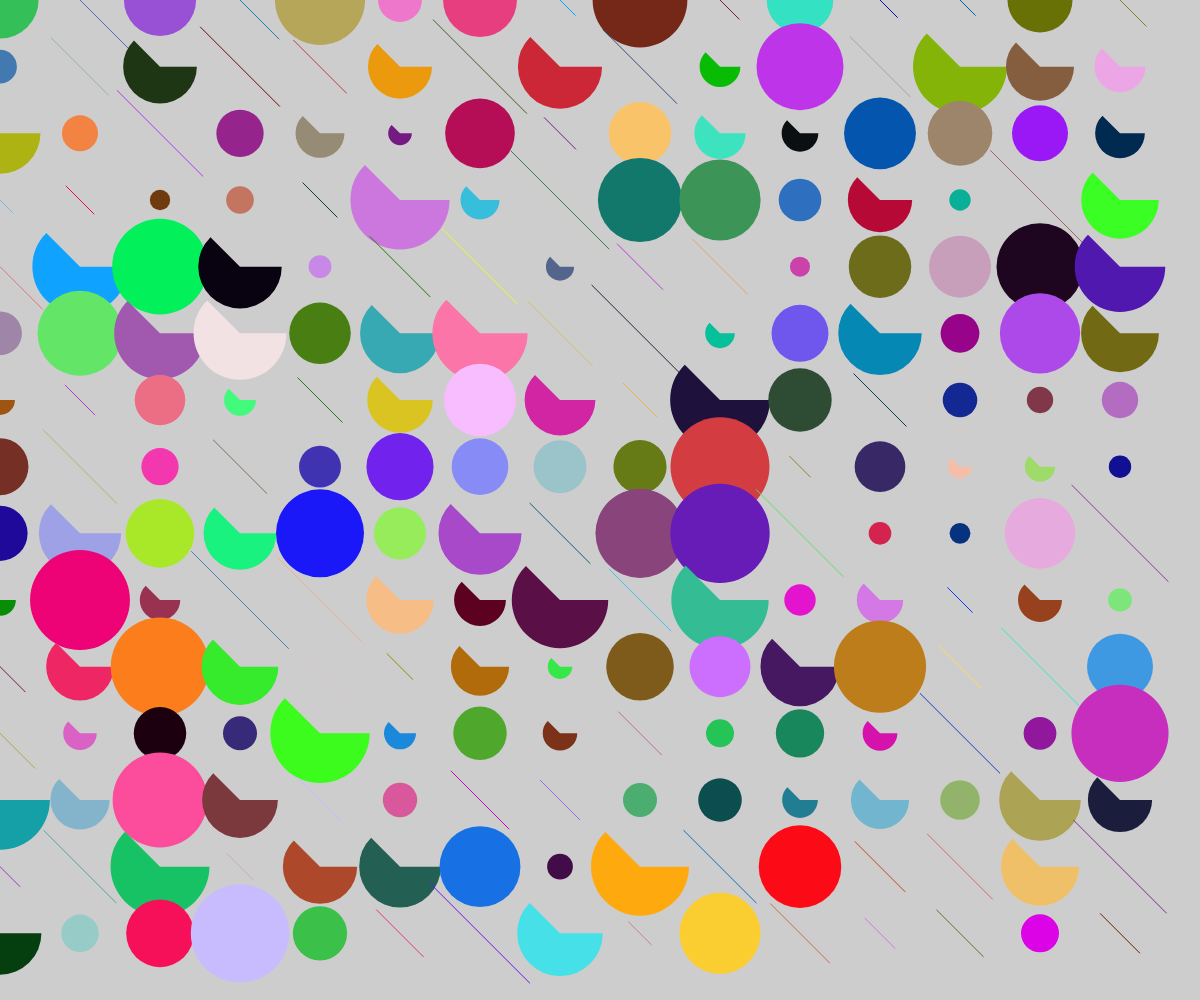
Frame 1 (no input)
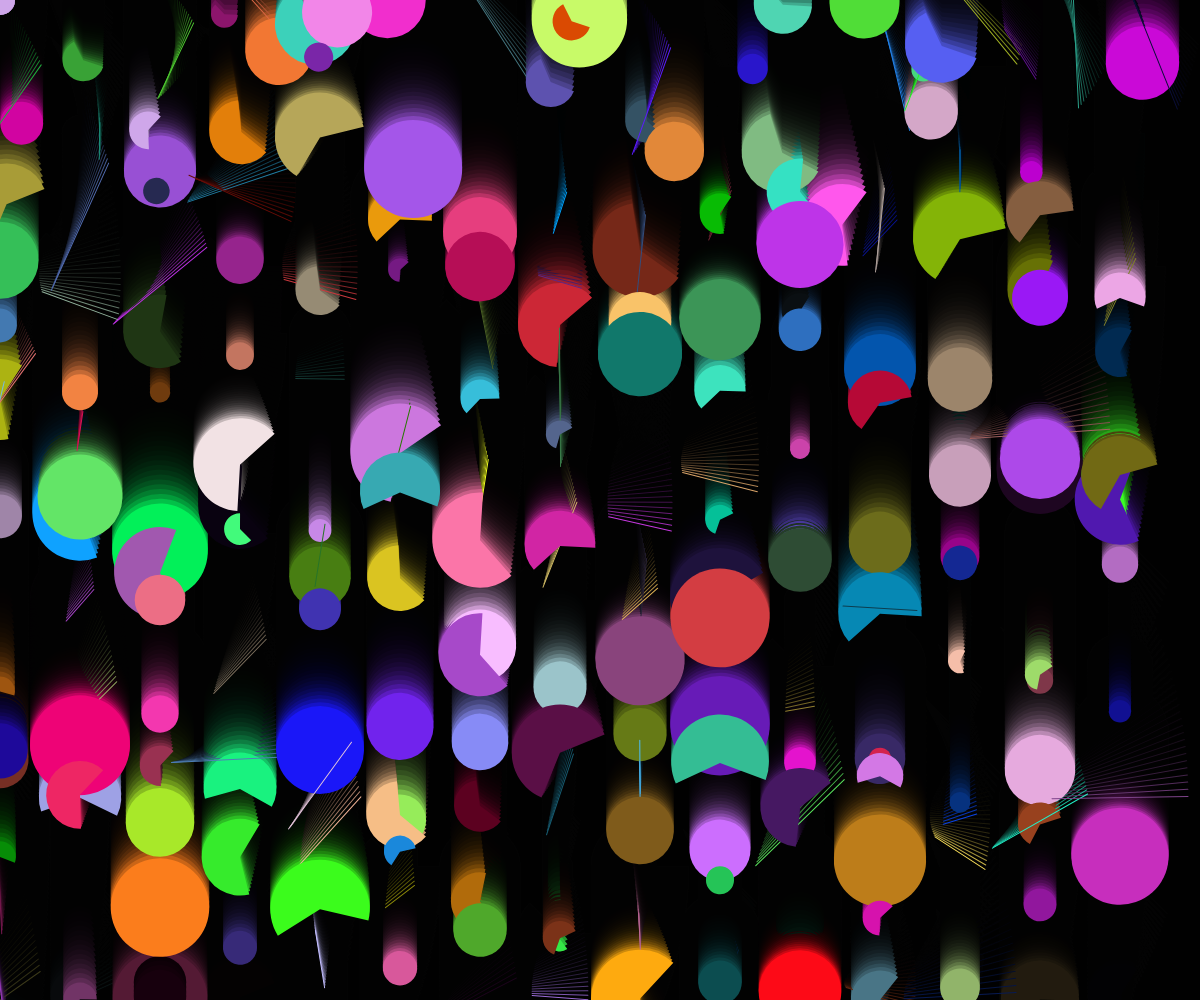
Frame 60 (no input)
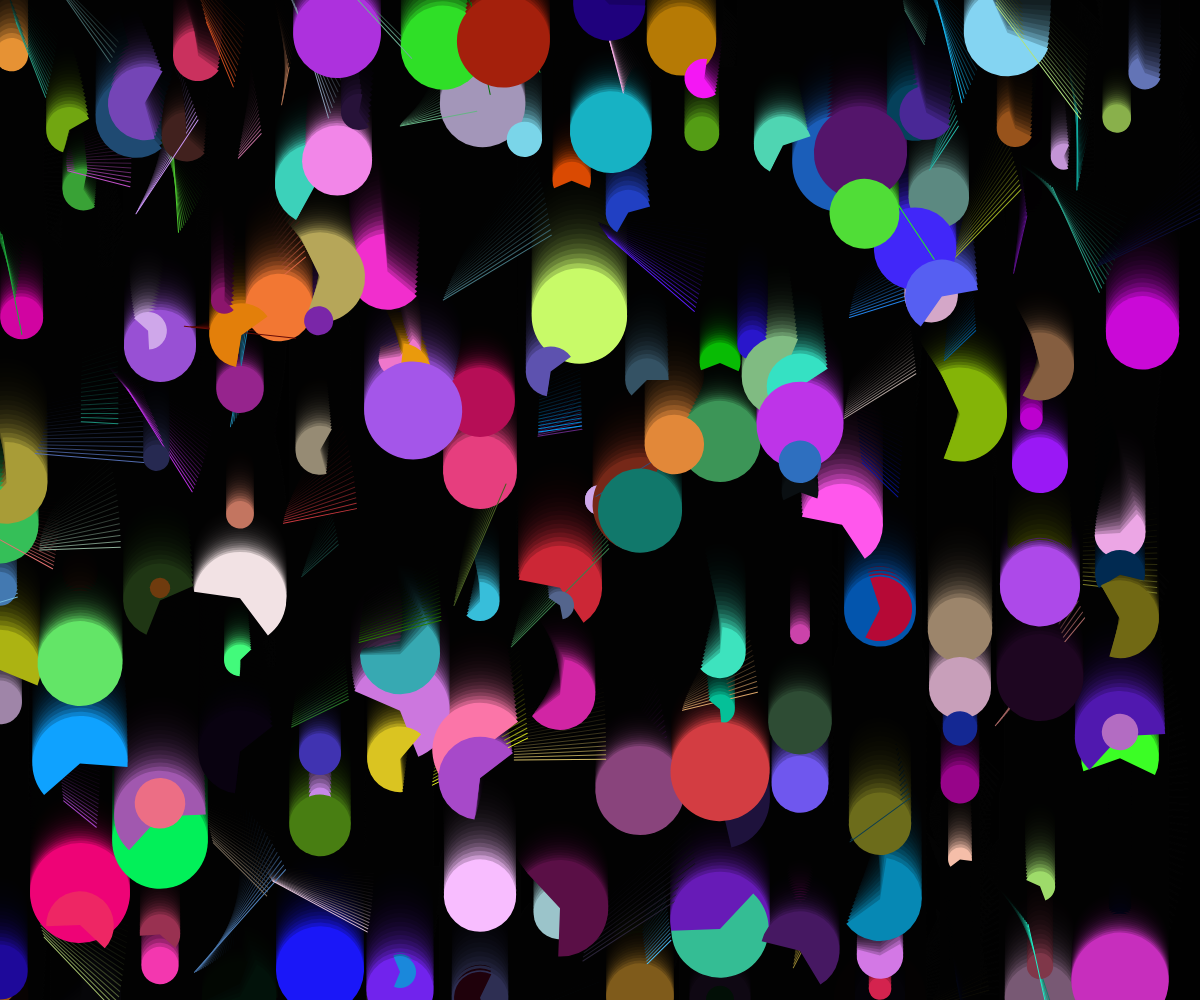
Frame 120 (the mouse pressed at the canvas centre since frame 60)

The p5.js sketch that drew these frames (run headless with seeded random() and noise() and a simulated clock; from frame 60 on, the mouse is pressed at the canvas centre):

// p5.js sketch
// ── sketch.js
let shapes = [];        // Array to store properties of each shape (ellipse, line, arc)
const numRows = 15;     // Number of rows for more shapes
const numCols = 15;     // Number of columns for more shapes

function setup() {
    createCanvas(windowWidth, windowHeight); // Create canvas with window dimensions
    noStroke();  // Disable outline for shapes

    // Create shapes (ellipses, lines, arcs) with random colors, use map() to calculate the position
    for (let i = 0; i < numRows; i++) {
        for (let j = 0; j < numCols; j++) {
            let x = map(i, 0, numRows, 0, width);  // Map the row index i to the x-coordinate
            let y = map(j, 0, numCols, 0, height); // Map the column index j to the y-coordinate
            let radius = random(10, 50);           // Random radius for each ellipse or arc
            let shapeColor = color(random(255), random(255), random(255));  // Random color
            let speed = random(2, 5);              // Random speed for falling
            let shapeType = random(['ellipse', 'line', 'arc']); // Randomly choose a shape type
            let rotation = 0;                      // Initial rotation angle
            let rotationSpeed = random(0.01, 0.05); // Random speed for rotation

            shapes.push({ x, y, radius, shapeColor, speed, shapeType, rotation, rotationSpeed }); //Push the vars into the array
        }
    }
}

function draw() {
    background(0, 50);  // Dark background with transparency for a trailing effect
    ellipse(mouseX, mouseY, 30);  // Add an ellipse that follows the mouse

    // Draw and update each shape
    for (let i = 0; i < shapes.length; i++) {
        let s = shapes[i];

        fill(s.shapeColor);

        // Isolate transformations for each shape
        push();
        translate(s.x, s.y);         // Move origin to shape position
        rotate(s.rotation);          // Rotate the shape by its current angle

        // Determine which shape to draw (ellipse, line, or arc)
        if (s.shapeType === 'ellipse') {
            ellipse(0, 0, s.radius * 2);  // Draw ellipse at new origin
        } else if (s.shapeType === 'line') {
            stroke(s.shapeColor);         // Add stroke for lines
            line(-s.radius, -s.radius, s.radius, s.radius);  // Draw a line from -radius(top-left) to +radius(bottom right)
            noStroke();  // Disable stroke again for other shapes
        } else if (s.shapeType === 'arc') {
            arc(0, 0, s.radius * 2, s.radius * 2, 0, PI + QUARTER_PI);  // Draw arc
        }
        
// Log shape properties: position, type, and rotation
        console.log("Shape Type: ", s.shapeType, " Position: (", s.x, ",", s.y, ") Rotation: ", s.rotation);


        pop();  // Restore previous transformation state

        s.y += s.speed;             // Move shape down
        s.rotation += s.rotationSpeed;  // Increment the rotation

        // Reset position if shape falls off screen
        if (s.y > height) {
            s.y = 0;
            s.x = random(width);    // Randomize horizontal position
            s.radius = random(10, 50);  // Randomize radius
            s.shapeColor = color(random(255), random(255), random(255));  // Randomize color
            s.shapeType = random(['ellipse', 'line', 'arc']);  // Randomize shape type again
            s.rotation = 0;         // Reset rotation
            s.rotationSpeed = random(0.01, 0.05);  // Randomize rotation speed again

// Log when a shape resets after falling off screen
            console.log("Shape reset: ", s.shapeType, " New X: ", s.x, " New Y: ", s.y);
        }
    }
}
